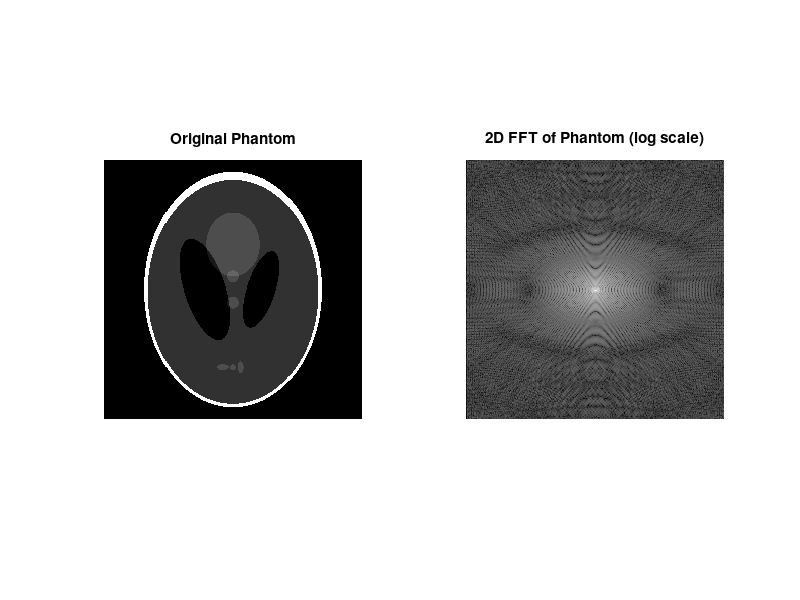
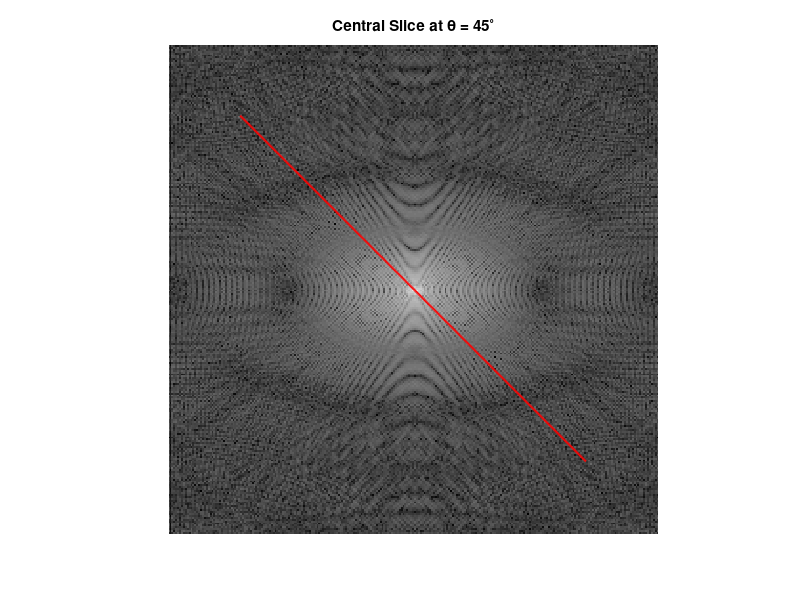
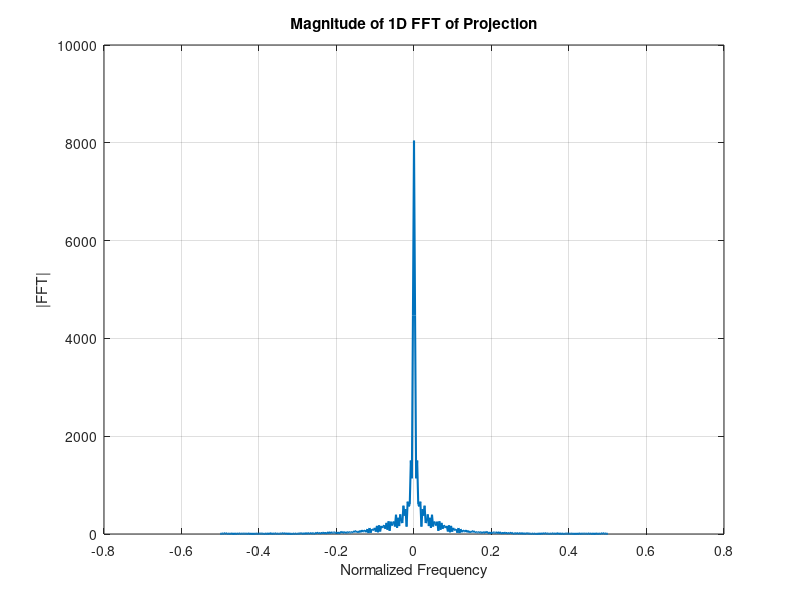
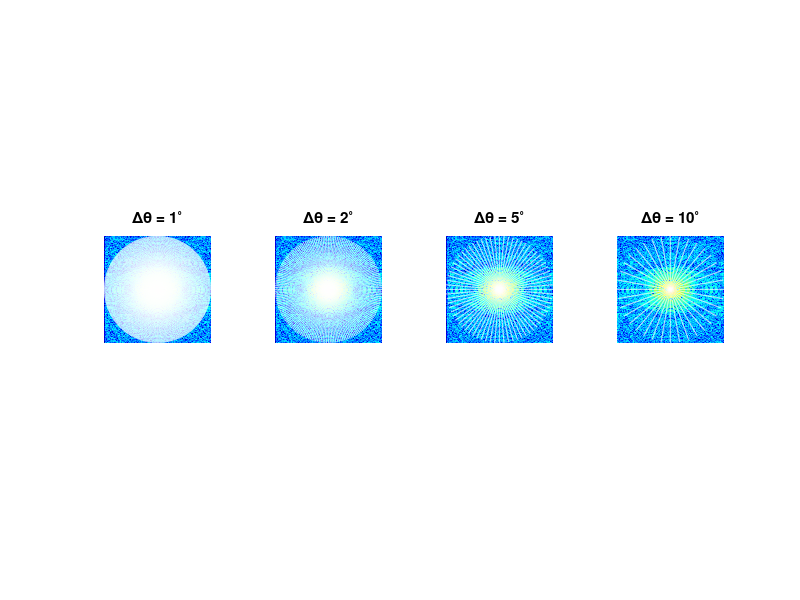

These figures' MATLAB source, in order: (Note: this script raises an error after producing the figures.)
clear; clc; close all;

N = 256; % Phantom/image size
phantomImg = phantom(N);

F2_phantom = fftshift(fft2(phantomImg));

freqAxis = linspace(-0.5, 0.5, N);
[Xf, Yf] = meshgrid(freqAxis, freqAxis);

figure('Name','Phantom and 2D Fourier Magnitude');
subplot(1,2,1);
imshow(phantomImg, []);
title('Original Phantom');
subplot(1,2,2);
imshow(log(abs(F2_phantom)+1), []);
title('2D FFT of Phantom (log scale)');
drawnow;


theta0 = 45;
[sinogramSingle, xp] = radon(phantomImg, theta0);

projection = sinogramSingle(:,1);
nDet = length(projection);

projFFT = fftshift(fft(projection));
freqProj = linspace(-0.5, 0.5, nDet);

figure('Name','Central Slice Theorem');
imshow(log(abs(F2_phantom)+1), []);
title(sprintf('Central Slice at \\theta = %d^{\\circ}', theta0));
hold on;

r = linspace(-0.5, 0.5, nDet);  % radial freq axis
xf_line = r * cosd(theta0);
yf_line = r * sind(theta0);

xf_px = (xf_line + 0.5) * N; 
yf_px = (yf_line + 0.5) * N;
plot(xf_px, yf_px, 'r', 'LineWidth',1.5);

figure('Name','1D FFT of Projection');
plot(freqProj, abs(projFFT), 'LineWidth',1.5);
title('Magnitude of 1D FFT of Projection');
xlabel('Normalized Frequency'); ylabel('|FFT|');
grid on;
drawnow;


anglesSet = {
    0:1:179,  ...
    0:2:179,  ...
    0:5:179,  ...
    0:10:179
};

figure('Name','Fourier Coverage for Multiple Theta Samplings');
colormap('jet');

numPlots = length(anglesSet);
for i = 1:numPlots
    angles = anglesSet{i};
    sino = radon(phantomImg, angles);
    [numDet, numAng] = size(sino);
    
    subplot(1, numPlots, i);
    imagesc(log(abs(F2_phantom)+1)); axis image;
    hold on; title(sprintf('\\Delta\\theta = %d^{\\circ}', angles(2)-angles(1)));
    
    for k = 1:numAng
        theta_k = angles(k);
        freq_s  = linspace(-0.5, 0.5, numDet);
        xf = freq_s .* cosd(theta_k);
        yf = freq_s .* sind(theta_k);
        
        % Convert freq coords to pixel coords
        xf_px = (xf + 0.5) * N;
        yf_px = (yf + 0.5) * N;
        plot(xf_px, yf_px, 'w'); 
    end
    
    axis off;
end
sgtitle('Comparison of Fourier Coverage for Different Theta Increments');
drawnow;

anglesSet = {
    0:1:179,  ... 
    0:2:179,  ...  
    0:5:179,  ...  
    0:10:179  ...  
};

N = 256;
phantomImg = phantom(N);

figure('Name','Aliasing Artifacts with Zoomed View');
numSets = length(anglesSet);

roiSize = 50;                   
centerCoord = N/2;              
roiStart = round(centerCoord - roiSize/2) + 1;
roiEnd   = roiStart + roiSize - 1;

for i = 1:numSets
    angles = anglesSet{i};
    samplingStep = angles(2) - angles(1);
    
    sino = radon(phantomImg, angles);
    
    recon = iradon(sino, angles, 'linear','Ram-Lak', 1.0, N);

    subplot(2, numSets, i);
    imshow(recon, []);
    title(sprintf('Full View (%d\\circ steps)', samplingStep));

    subplot(2, numSets, i + numSets);
    zoomedRegion = recon(roiStart:roiEnd, roiStart:roiEnd);
    imshow(zoomedRegion, []);
    title(sprintf('Zoomed (%d\\circ)', samplingStep));
end

sgtitle('Aliasing Artifacts: Angular Undersampling (Full vs. Zoomed Views)');
drawnow;


anglesSet = {
    0:1:179,  ...  
    0:2:179,  ...  
    0:5:179,  ...  
    0:10:179  ... 
};

N = 256;
phantomImg = phantom(N);

roiSize = 50;                   
centerCoord = N/2;             
roiStart = round(centerCoord - roiSize/2) + 1;
roiEnd   = roiStart + roiSize - 1;

for i = 1:length(anglesSet)
    angles = anglesSet{i};
    samplingStep = angles(2) - angles(1);
    
    sino = radon(phantomImg, angles);
    
    recon = iradon(sino, angles, 'linear','Ram-Lak', 1.0, N);
    
    zoomedRegion = recon(roiStart:roiEnd, roiStart:roiEnd);
    
    figure('Name', sprintf('Full Reconstruction: %d-degree steps', samplingStep));
    imshow(recon, []);
    title(sprintf('Full View (%d\\circ steps)', samplingStep));
    drawnow;
    
    figure('Name', sprintf('Zoomed Reconstruction: %d-degree steps', samplingStep));
    imshow(zoomedRegion, []);
    title(sprintf('Zoomed View (%d\\circ steps)', samplingStep));
    drawnow;
end

